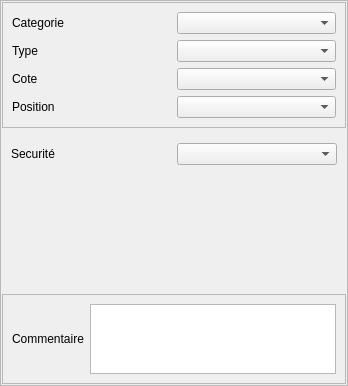
<?xml version="1.0" encoding="UTF-8"?>
<ui version="4.0">
 <class>Form</class>
 <widget class="QWidget" name="Form">
  <property name="geometry">
   <rect>
    <x>0</x>
    <y>0</y>
    <width>348</width>
    <height>377</height>
   </rect>
  </property>
  <property name="windowTitle">
   <string>Form</string>
  </property>
  <layout class="QGridLayout" name="gridLayout_3">
   <property name="margin">
    <number>0</number>
   </property>
   <item row="0" column="0">
    <widget class="QFrame" name="frame_2">
     <property name="frameShape">
      <enum>QFrame::StyledPanel</enum>
     </property>
     <property name="frameShadow">
      <enum>QFrame::Raised</enum>
     </property>
     <layout class="QVBoxLayout" name="verticalLayout_4">
      <property name="margin">
       <number>1</number>
      </property>
      <item>
       <widget class="QFrame" name="frame">
        <property name="frameShape">
         <enum>QFrame::StyledPanel</enum>
        </property>
        <property name="frameShadow">
         <enum>QFrame::Raised</enum>
        </property>
        <layout class="QGridLayout" name="gridLayout">
         <item row="0" column="1">
          <widget class="QComboBox" name="comboBox_cat"/>
         </item>
         <item row="0" column="0">
          <widget class="QLabel" name="label_11">
           <property name="text">
            <string>Categorie</string>
           </property>
          </widget>
         </item>
         <item row="1" column="0">
          <widget class="QLabel" name="label_3">
           <property name="text">
            <string>Type</string>
           </property>
          </widget>
         </item>
         <item row="2" column="0">
          <widget class="QLabel" name="label_4">
           <property name="text">
            <string>Cote</string>
           </property>
          </widget>
         </item>
         <item row="3" column="0">
          <widget class="QLabel" name="label_12">
           <property name="text">
            <string>Position</string>
           </property>
          </widget>
         </item>
         <item row="1" column="1">
          <widget class="QComboBox" name="comboBox_type"/>
         </item>
         <item row="2" column="1">
          <widget class="QComboBox" name="comboBox_cote"/>
         </item>
         <item row="3" column="1">
          <widget class="QComboBox" name="comboBox_position"/>
         </item>
        </layout>
       </widget>
      </item>
      <item>
       <widget class="QStackedWidget" name="stackedWidget">
        <property name="currentIndex">
         <number>1</number>
        </property>
        <widget class="QWidget" name="page">
         <layout class="QGridLayout" name="gridLayout_4">
          <item row="3" column="0">
           <widget class="QLabel" name="label_8">
            <property name="text">
             <string>Dimension verticale / Ø</string>
            </property>
           </widget>
          </item>
          <item row="2" column="0">
           <widget class="QLabel" name="label_7">
            <property name="text">
             <string>Utilisation</string>
            </property>
           </widget>
          </item>
          <item row="3" column="2">
           <widget class="QToolButton" name="toolButton_calch">
            <property name="text">
             <string/>
            </property>
            <property name="icon">
             <iconset>
              <normaloff>:/plugins/Lamia/icons/numpad.png</normaloff>:/plugins/Lamia/icons/numpad.png</iconset>
            </property>
           </widget>
          </item>
          <item row="1" column="1">
           <widget class="QComboBox" name="comboBox_ecoulement"/>
          </item>
          <item row="0" column="0">
           <widget class="QLabel" name="label_5">
            <property name="text">
             <string>Implantation</string>
            </property>
           </widget>
          </item>
          <item row="0" column="1">
           <widget class="QComboBox" name="comboBox_implantation"/>
          </item>
          <item row="1" column="0">
           <widget class="QLabel" name="label_6">
            <property name="text">
             <string>Ecoulement</string>
            </property>
           </widget>
          </item>
          <item row="2" column="1">
           <widget class="QComboBox" name="comboBox_utilisation"/>
          </item>
          <item row="3" column="1">
           <widget class="QDoubleSpinBox" name="doubleSpinBox_dimvert">
            <property name="minimum">
             <double>-1.000000000000000</double>
            </property>
           </widget>
          </item>
          <item row="4" column="0">
           <widget class="QLabel" name="label_10">
            <property name="text">
             <string>Dimension horizontale</string>
            </property>
           </widget>
          </item>
          <item row="4" column="1">
           <widget class="QDoubleSpinBox" name="doubleSpinBox_dimhoriz">
            <property name="minimum">
             <double>-1.000000000000000</double>
            </property>
           </widget>
          </item>
          <item row="4" column="2">
           <widget class="QToolButton" name="toolButton__calcv">
            <property name="text">
             <string/>
            </property>
            <property name="icon">
             <iconset>
              <normaloff>:/plugins/Lamia/icons/numpad.png</normaloff>:/plugins/Lamia/icons/numpad.png</iconset>
            </property>
           </widget>
          </item>
         </layout>
        </widget>
        <widget class="QWidget" name="page_2">
         <layout class="QGridLayout" name="gridLayout_5">
          <item row="1" column="1">
           <widget class="QComboBox" name="comboBox_securite"/>
          </item>
          <item row="1" column="0">
           <widget class="QLabel" name="label_14">
            <property name="text">
             <string>Securité</string>
            </property>
           </widget>
          </item>
          <item row="2" column="1">
           <spacer name="verticalSpacer_2">
            <property name="orientation">
             <enum>Qt::Vertical</enum>
            </property>
            <property name="sizeHint" stdset="0">
             <size>
              <width>20</width>
              <height>40</height>
             </size>
            </property>
           </spacer>
          </item>
         </layout>
        </widget>
       </widget>
      </item>
      <item>
       <widget class="QFrame" name="frame_3">
        <property name="frameShape">
         <enum>QFrame::StyledPanel</enum>
        </property>
        <property name="frameShadow">
         <enum>QFrame::Raised</enum>
        </property>
        <layout class="QGridLayout" name="gridLayout_2">
         <item row="0" column="1">
          <widget class="QTextBrowser" name="textBrowser_comm">
           <property name="readOnly">
            <bool>false</bool>
           </property>
          </widget>
         </item>
         <item row="0" column="0">
          <widget class="QLabel" name="label_9">
           <property name="text">
            <string>Commentaire</string>
           </property>
          </widget>
         </item>
        </layout>
       </widget>
      </item>
      <item>
       <spacer name="verticalSpacer">
        <property name="orientation">
         <enum>Qt::Vertical</enum>
        </property>
        <property name="sizeHint" stdset="0">
         <size>
          <width>20</width>
          <height>40</height>
         </size>
        </property>
       </spacer>
      </item>
     </layout>
    </widget>
   </item>
  </layout>
 </widget>
 <resources/>
 <connections/>
</ui>
